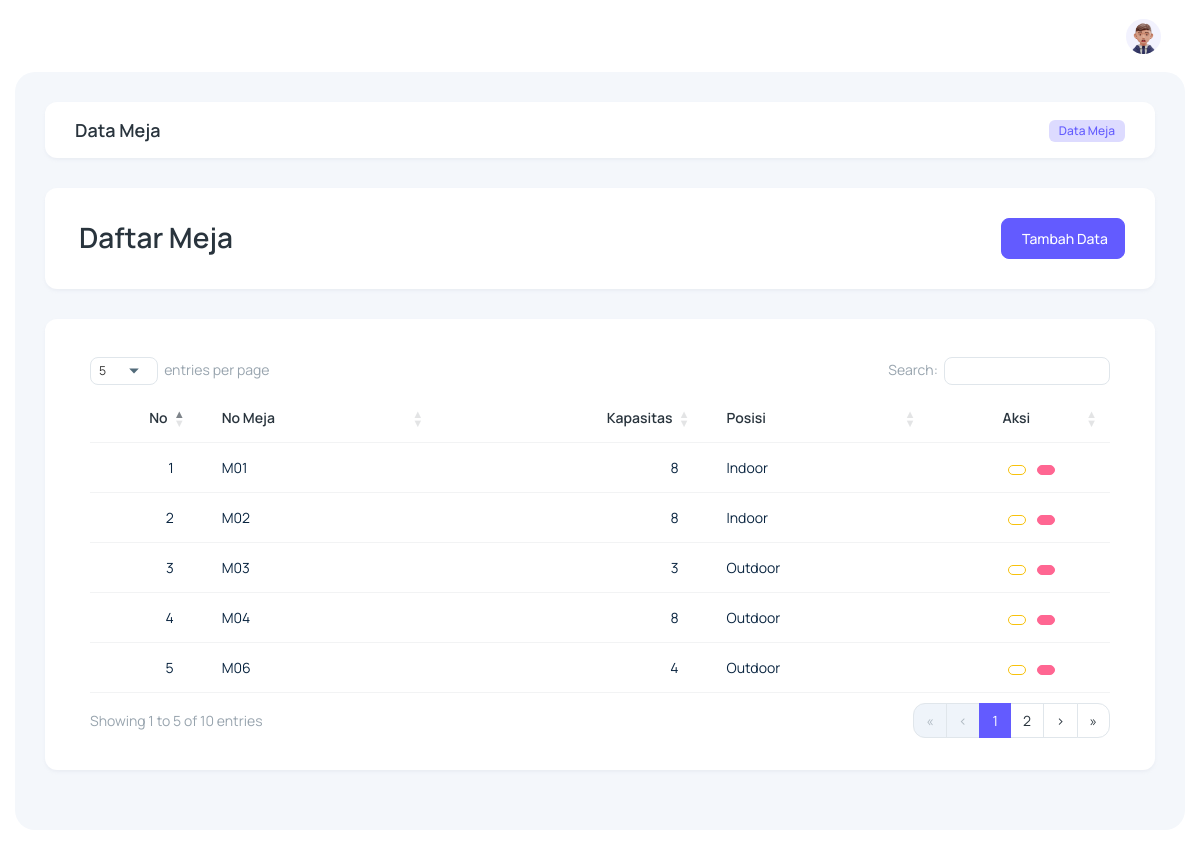
The app's page /?page=mejaData (signed in) with its own data.
### tables this page shows
CREATE TABLE `meja` (
  `id_meja` int(11) NOT NULL,
  `no_meja` varchar(10) NOT NULL,
  `kapasitas` int(11) NOT NULL,
  `posisi` enum('Outdoor','Indoor') NOT NULL
);

### controllers/function.php (called while the page is built, shortened)
<?php
function fetchData($tableName) {
    global $connection;
    $query = "SELECT * FROM $tableName";
    $result = mysqli_query($connection, $query);
    $data = [];
    while ($row = mysqli_fetch_assoc($result)) {
        $data[] = $row;
    }
    return $data;
}
?>

### pages/meja/mejaRead.php (the view, shortened to what this page needs)
<div class="body-wrapper">
    <div class="container-fluid">
        <div class="card card-body py-3">
            <div class="row align-items-center">
                <div class="col-12">
                    <div class="d-sm-flex align-items-center justify-space-between">
                        <h4 class="mb-4 mb-sm-0 card-title">Data Meja</h4>
                        <nav aria-label="breadcrumb" class="ms-auto">
                            <ol class="breadcrumb">
                                <li class="breadcrumb-item my-auto" aria-current="page">
                                    <span class="badge fw-medium fs-2 bg-primary-subtle text-primary"> Data Meja </span>
                                </li>
                            </ol>
                        </nav>
                    </div>
                </div>
            </div>
        </div>
        <div class="widget-content searchable-container list">
            <div class="card card-body">
                <div class="row">
                    <div class="col-md-6">
                        <h3 class="mb-0 d-inline-flex justify-content-center align-items-center">
                            <span class="align-middle">Daftar Meja</span>
                        </h3>
                    </div>
                    <div class="col-md-6 text-end d-flex justify-content-md-end justify-content-center mt-3 mt-md-0">
                        <a href="?page=mejaCreate" id="btn-add-data" class="btn btn-primary d-inline-flex justify-content-center align-items-center">
                            <iconify-icon icon="fluent:add-24-filled" class="text-white me-1 fs-5 d-inline-flex align-items-center"></iconify-icon> Tambah Data
                        </a>
                    </div>
                </div>
            </div>
            <div class="card card-body">
                <div class="table-responsive">
                    <table id="dataTables" class="table search-table align-middle text-nowrap">
                        <thead class="header-item">
                            <th>No</th>
                            <th>No Meja</th>
                            <th>Kapasitas</th>
                            <th>Posisi</th>
                            <th class="text-center">Aksi</th>
                        </thead>
                        <tbody>
                            <?php
                                include('./controllers/function.php');
                                $mejaData = fetchData('meja');
                                $no = 1;
                                foreach ($mejaData as $row) {
                            ?>
                            <tr class="search-items">
                                <td class="text-dark">
                                    <?= $no++; ?>
                                </td>
                                <td class="text-dark">
                                    <?= $row['no_meja']; ?>
                                </td>
                                <td class="text-dark">
                                    <?= $row['kapasitas']; ?>
                                </td>
                                <td class="text-dark">
                                    <?= $row['posisi']; ?>
                                </td>
                                <td class="text-center">
                                    <div class="action-btn">
                                        <a href="?page=mejaUpdate&id_meja=<?= $row['id_meja']; ?>" class="d-inline-flex btn btn-sm btn-outline-warning edit" data-bs-toggle="tooltip" data-bs-placement="top" title="Edit">
                                        </a>
                                        <a href="#" id="deleteButtonMeja" onclick="confirmDelete('<?= $row['id_meja']; ?>', 'meja')" class="d-inline-flex btn btn-sm btn-danger delete ms-2" data-bs-toggle="tooltip" data-bs-placement="top" title="Hapus">
                                        </a>
                                    </div>
                                </td>
                            </tr>
                            <?php } ?>
                        </tbody>
                    </table>
                </div>
            </div>
        </div>
    </div>
</div>

### layouts/mainWrapper.php (shortened to what this page needs)
<!DOCTYPE html>
<html lang="en" data-bs-theme="light" data-layout="vertical">
<head>
    <link rel="stylesheet" href="./assets/css/style.css">
    <link rel="stylesheet" href="./assets/libs/sweetalert/sweetalert2.min.css">
    <link rel="stylesheet" href="./assets/libs/datatable/datatables.min.css">
</head>
<body class="link-sidebar">
    <div id="main-wrapper">

### layouts/pageWrapper.php (shortened to what this page needs)
<div class="page-wrapper">
    <header class="topbar">
        <div class="with-vertical">
            <nav class="navbar navbar-expand-lg p-0">
                <ul class="navbar-nav">
                    <li class="nav-item nav-icon-hover-bg rounded-circle d-flex">
                        <a class="nav-link  sidebartoggler" id="headerCollapse" href="javascript:void(0)">
                        </a>
                    </li>
                    <li class="nav-item d-none d-lg-flex nav-icon-hover-bg rounded-circle">
                        <a class="nav-link" href="javascript:void(0)" data-bs-toggle="modal" data-bs-target="#searchModal">
                        </a>
                    </li>
                </ul>
                <div class="collapse navbar-collapse justify-content-end" id="navbarNav">
                    <div class="d-flex align-items-center justify-content-between">
                        <ul class="navbar-nav flex-row mx-auto ms-lg-auto align-items-center justify-content-center">
                            <li class="nav-item">
                                <a class="nav-link moon dark-layout nav-icon-hover-bg rounded-circle" href="javascript:void(0)">
                                </a>
                            </li>
                            <li class="nav-item dropdown">
                                <a class="nav-link" href="javascript:void(0)" id="drop1" aria-expanded="false">
                                    <div class="d-flex align-items-center gap-2 lh-base">
                                        <img src="./assets/images/profile/user-1.jpg" class="rounded-circle" width="35" height="35" alt="user-photo" />
                                    </div>
                                </a>
                            </li>
                        </ul>
                    </div>
                </div>
            </nav>
        </div>
    </header>

### index.php (shortened to what this page needs)
<?php
include('./layouts/mainWrapper.php');
include('./layouts/pageWrapper.php');
switch ($_GET['page']) {
    case 'mejaData':
        include('./pages/meja/mejaRead.php');
        break;
}
include('./layouts/footer.php');
?>

### layouts/footer.php (shortened to what this page needs)
        </div>
    </div>
</body>
</html>

### layouts/mainWrapper.php (style rules this page uses)
html { display: none; }

### records on screen
meja: no_meja "M01", kapasitas "8", posisi "Indoor"
meja: no_meja "M02", kapasitas "8", posisi "Indoor"
meja: no_meja "M03", kapasitas "3", posisi "Outdoor"
meja: no_meja "M04", kapasitas "8", posisi "Outdoor"
meja: no_meja "M06", kapasitas "4", posisi "Outdoor"
